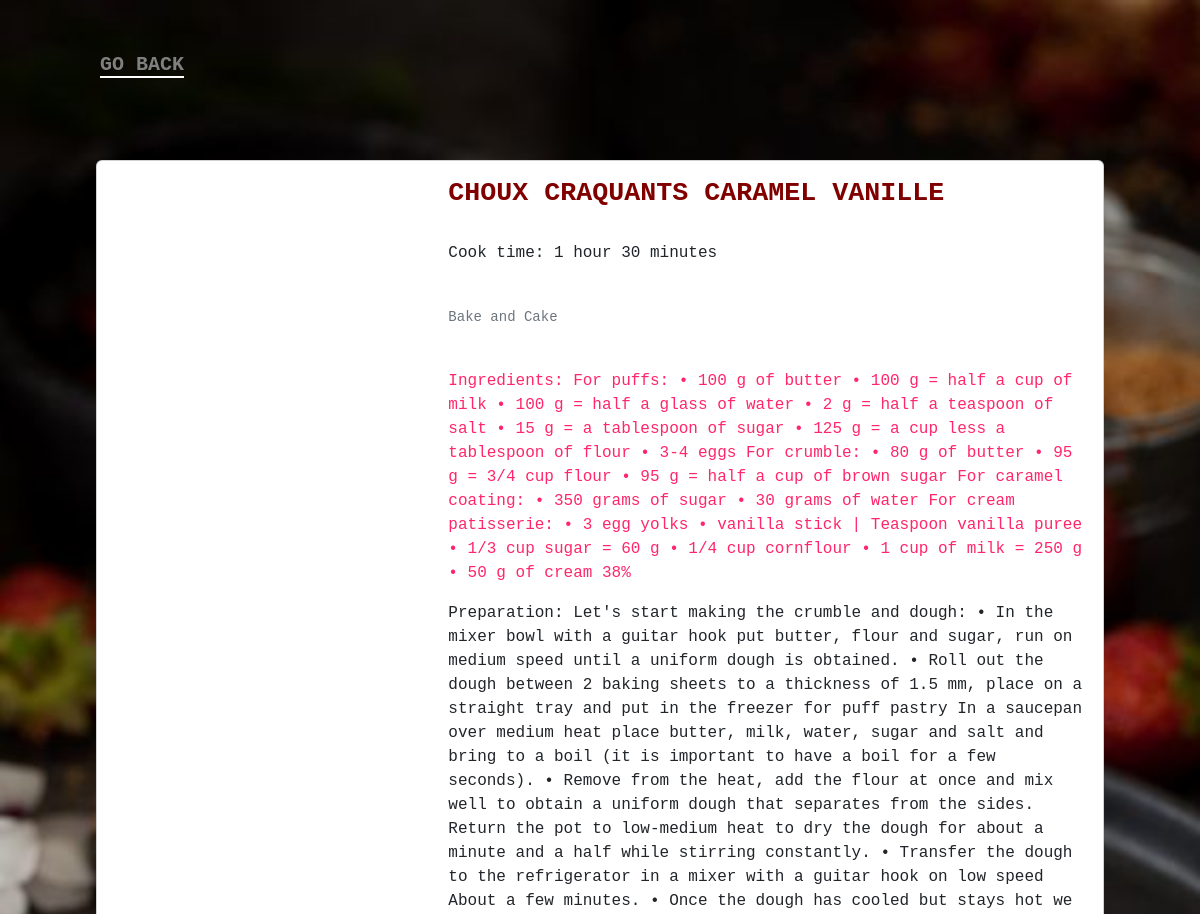
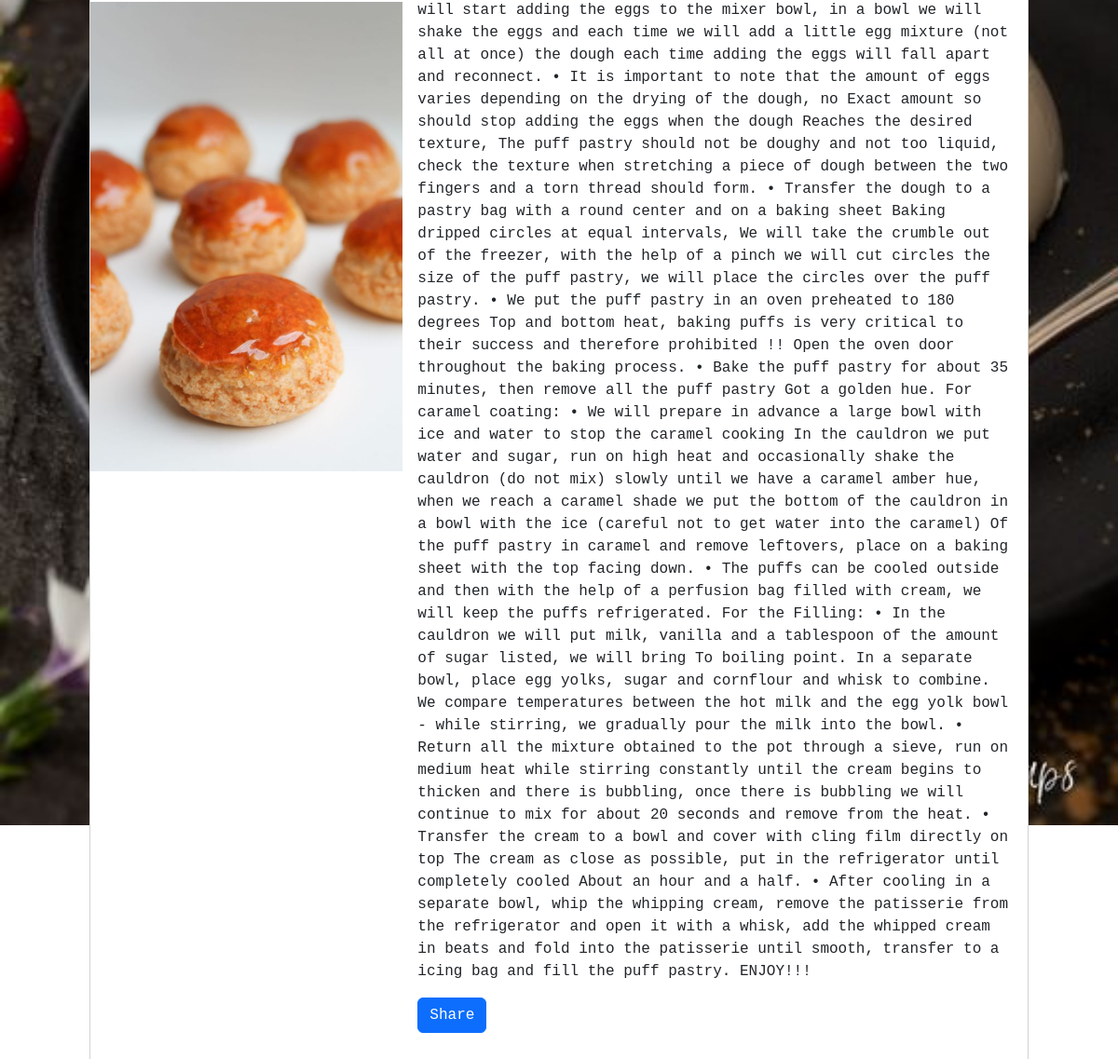
/recipe/detail/1, run on the app's committed database (2 pictures, top to bottom).
### recipes/models.py (models this page shows, shortened)
class Recipe(models.Model):
    name = models.CharField(max_length=50 , blank = False , null = False)
    label = models.ForeignKey(Label,on_delete=models.CASCADE)
    slug = models.SlugField(unique=True)
    serving = models.IntegerField(blank = True,null = True)
    description  =models.TextField(max_length = 300,blank = True , null = True)
    ingredient =models.TextField(blank = True,null = True)
    method = models.TextField(blank = False , null = False)
    image = models.ImageField(upload_to = 'upload/',blank = True , null = True)

class Label(models.Model):
   name = models.CharField(max_length=50,null = False,blank =False)
   def __str__(self):
        return self.name

### recipes/views.py (the view)
# urls.py: path('detail/<int:id>',views.recipe_details,name = "recipe_details"),]
def recipe_details(request,id : int):
    recipe = Recipe.objects.get(pk = id)
    share_string = quote_plus(recipe.name)
    context = {
  "recipe":recipe,
  "share_string":share_string,
    }
    return render (request,'recipes/detail.html',context)

### recipes/templates/recipes/detail.html (shortened to what this page needs)
{%load static %}
<!DOCTYPE HTML>
<html>
<head>
    <link rel ="stylesheet" href = "{% static '/css/recipe.css'%}"/>
    <link rel ="stylesheet" href = "{% static '/css/detail.css'%}"/>
  <link rel = "stylesheet" href ="https://cdnjs.cloudflare.com/ajax/libs/font-awesome/6.2.0/css/all.min.css"/>
<link href="https://cdn.jsdelivr.net/npm/bootstrap@5.2.2/dist/css/bootstrap.min.css" rel="stylesheet">
</head>
<body>
<div class = "row">
    <div class = "col">
        <div class = 'button'><a href ="http://localhost:8000/recipe">Go Back</a></div>
        <div class="card mb-3" style="margin-top:80px;max-height:50%;background-color:;">
            <div class="row g-0">
              <div class="col-md-4">
                <img class ='img' src="{{recipe.image.url}}" style="width:100%" >
              </div>
              <div class="col-md-8">
                <div class="card-body" style="width:100%" >
                  <h5 class="card-title" style ="color:rgb(128,0,0);font-size:20pt; font-weight: 600">{{recipe.name}}</h5>
                  <p class="card-text">{{recipe.description}}</p>
                <p class="card-text"><small class="text-muted">{{recipe.label}}</small></p>
                <p style ="color:#ff266b;">{{recipe.ingredient}}</p>
                <p>{{recipe.method}}</p>
                <p>
                  <button class="btn btn-primary" type="button" data-bs-toggle="collapse" data-bs-target="#collapseWidthExample" aria-expanded="false" aria-controls="collapseWidthExample">
                   Share
                  </button>
                  </p>
                  <div style="min-height: 120px;">
                                  </div>
                </div>
               </div>
               </div>
        </div>
</body>
</html>

### static/css/recipe.css (style rules this page uses)
* { padding:0 ; margin:0; font-family:'Courier New', Courier, monospace; background-repeat:no-repeat; box-sizing : boder-box }
body { width: 100%; height: 100vh; background:white; background-image: url('/static/images/panna.jpg'); background-repeat: no-repeat; background-size: cover; padding-left: 8%; padding-right: 8%; box-sizing: border-box; }
.row { display:flex ; height: 68%; align-items: center; }
.col { flex-basis: 50%; }

### static/css/detail.css (style rules this page uses)
.button { margin-top: 50px; padding: 0 ; }
.button a { text-decoration: none; text-transform: uppercase; border-bottom:solid 2px white; color:grey; font-size: 20px; font-weight: 600; letter-spacing: 1.5; margin: 4px; }
body { background-color: white; }
.btn-primary { justify-content: center; }

### data on the page
Recipe: image (picture), name "CHOUX CRAQUANTS CARAMEL VANILLE", description "Cook time: 1 hour 30 minutes", label "Bake and Cake", ingredient "Ingredients: For puffs: • 100 g of butter • 100 g = half a cup of milk • 100 g = half a glass of water • 2 g = half a teaspoon of salt • 15 g = a tablespoon of sugar • 125 g = a cup less a tablespoon of flour • 3-4 eggs For crumble: • 80 g of butter • 95 g = 3/4 cup flour • 95 g = half a cup of brown sugar For caramel coating: • 350 grams of sugar • 30 grams of water For cream patisserie: • 3 egg yolks • vanilla stick | Teaspoon vanilla puree • 1/3 cup sugar = 60 g • 1/4 cup cornflour • 1 cup of milk = 250 g • 50 g of cream 38%", method "Preparation: Let's start making the crumble and dough: • In the mixer bowl with a guitar hook put butter, flour and sugar, run on medium speed until a uniform dough is obtained. • Roll out the dough between 2 baking sheets to a thickness of 1.5 mm, place on a straight tray and put in the freezer for puff pastry In a saucepan over medium heat place butter, milk, water, sugar and salt and bring to a boil (it is important to have a boil for a few seconds). • Remove from the heat, add the flour at once and mix well to obtain a uniform dough that separates from the sides. Return the pot to low-medium heat to dry the dough for about a minute and a half while stirring constantly. • Transfer the…"
